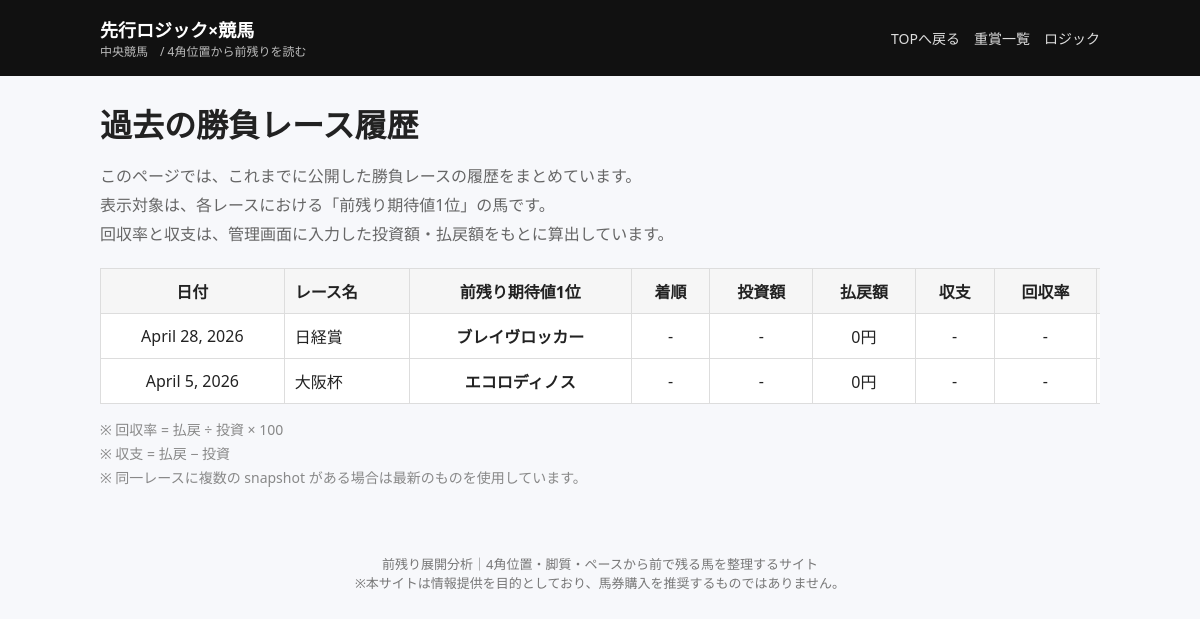
Before: /races/ with the older database file.
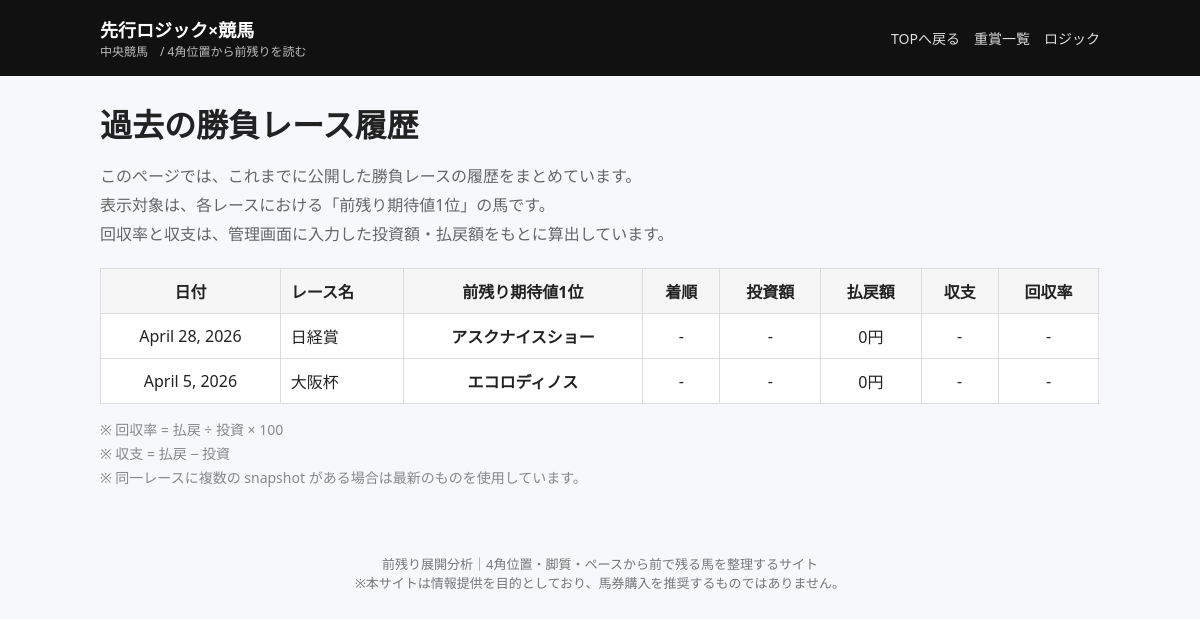
After: the same page with the newer database file.
### keibaapp_1/models.py (models this page shows, shortened)
class Race(models.Model):
    GRADE_CHOICES = [("G1", "G1"), ("G2", "G2"), ("G3", "G3")]
    name = models.CharField(max_length=100)
    race_date = models.DateField()
    course = models.CharField(max_length=100)  # 例：東京 ダ1600
    grade = models.CharField(max_length=2, choices=GRADE_CHOICES)
    track_condition = models.CharField(max_length=10, blank=True, default="")  # 良/稍/重/不
    pace = models.CharField(max_length=1, blank=True, default="")  # S/M/H
    pace_comment = models.CharField(max_length=100, blank=True, default="")
    is_featured_this_week = models.BooleanField(default=False)
    created_at = models.DateTimeField(auto_now_add=True)

class EntryAnalysisSnapshot(models.Model):
    RUN_STYLE_CHOICES = [
        ("NIGE", "逃げ"),
        ("SENKO", "先行"),
        ("KOUI", "好位"),
        ("SASHI", "差し"),
        ("OIKOMI", "追込"),
        ("UNKNOWN", "不明"),
    ]
    race_snapshot = models.ForeignKey(
        RaceAnalysisSnapshot,
        on_delete=models.CASCADE,
        related_name="entry_snapshots"
    )
    horse_entry = models.ForeignKey(
        HorseEntry,
        on_delete=models.SET_NULL,
        null=True,
        blank=True,
        related_name="analysis_snapshots"
    )
    horse_name = models.CharField(max_length=100)
    horse_number = models.PositiveIntegerField(null=True, blank=True)
    gate = models.PositiveIntegerField(null=True, blank=True)
    jockey = models.CharField(max_length=100, blank=True, default="")
    run_style = models.CharField(max_length=10, choices=RUN_STYLE_CHOICES, default="UNKNOWN")
    corner4_index = models.FloatField(null=True, blank=True)
    agari_avg_rank = models.FloatField(null=True, blank=True)
    tempo_raw = models.FloatField(default=0.0)
    tempo = models.FloatField(default=0.0)
    pseudo_win_prob = models.FloatField(default=0.0)
    value_index = models.FloatField(null=True, blank=True)
    expected_odds = models.FloatField(null=True, blank=True)
    rank_by_prob = models.PositiveIntegerField(null=True, blank=True)
    rank_by_value = models.PositiveIntegerField(null=True, blank=True)
    created_at = models.DateTimeField(auto_now_add=True)

### keibaapp_1/views.py (the view)
# urls.py: path("races/", views.races_page, name="races_page"),
def races_page(request):
    cutoff_date = date(2026, 4, 5)
    races = (
        Race.objects
        .filter(race_date__gte=cutoff_date)
        .order_by("-race_date")
    )
    data = []
    for race in races:
        snapshot = (
            RaceAnalysisSnapshot.objects
            .filter(race=race)
            .order_by("-calculated_at")
            .first()
        )
        if not snapshot:
            continue
        value1 = (
            EntryAnalysisSnapshot.objects
            .filter(race_snapshot=snapshot, rank_by_value=1)
            .select_related("result_snapshot")
            .first()
        )
        result = getattr(value1, "result_snapshot", None) if value1 else None
        bet, ret = get_race_result_amounts(snapshot)
        roi = int((ret / bet) * 100) if bet else 0
        profit = ret - bet
        data.append({
            "id": race.id,
            "name": race.name,
            "race_date": race.race_date,
            "honmei": value1.horse_name if value1 else "-",
            "rank": result.finish_position if result else None,
            "bet_amount": bet,
            "return_amount": ret,
            "profit": profit,
            "roi": roi,
        })
    return render(request, "keibaapp_1/races.html", {
        "races": data
    })

### keibaapp_1/views.py (called while the page is built)
def get_race_result_amounts(snapshot):
    race_result = getattr(snapshot, "race_result", None)
    if not race_result:
        return 0, 0
    bet = race_result.bet_amount or 0
    ret = race_result.return_amount or 0
    return bet, ret

### keibaapp_1/templates/keibaapp_1/races.html (shortened to what this page needs)
{% extends "keibaapp_1/base.html" %}
{% block content %}
<h1 style="margin-bottom:10px;">過去の勝負レース履歴</h1>
<p class="history-lead">
  このページでは、これまでに公開した勝負レースの履歴をまとめています。<br>
  表示対象は、各レースにおける「前残り期待値1位」の馬です。<br>
  回収率と収支は、管理画面に入力した投資額・払戻額をもとに算出しています。
</p>
{% if races %}
<div class="history-table-wrap">
  <table class="history-table">
    <thead>
      <tr>
        <th class="text-center">日付</th>
        <th class="text-left">レース名</th>
        <th class="text-center">前残り期待値1位</th>
        <th class="text-center">着順</th>
        <th class="text-center">投資額</th>
        <th class="text-center">払戻額</th>
        <th class="text-center">収支</th>
        <th class="text-center">回収率</th>
        <th class="text-center">リンク</th>
      </tr>
    </thead>
    <tbody>
      {% for r in races %}
      <tr>
        <td class="text-center">
          {{ r.race_date }}
        </td>
        <td class="text-left">
          {{ r.name }}
        </td>
        <td class="text-center horse-name">
          {{ r.honmei }}
        </td>
        <td class="text-center">
          {% if r.rank %}
            {{ r.rank }}着
          {% else %}
            -
          {% endif %}
        </td>
        <td class="text-center">
          {% if r.bet_amount %}
            {{ r.bet_amount }}円
          {% else %}
            -
          {% endif %}
        </td>
        <td class="text-center">
          {{ r.return_amount|default:0 }}円
        </td>
        <td class="text-center">
          {% if r.bet_amount %}
            {% if r.profit > 0 %}
              <span class="profit-plus">+{{ r.profit }}円</span>
            {% elif r.profit < 0 %}
              <span class="profit-minus">{{ r.profit }}円</span>
            {% else %}
              <span>0円</span>
            {% endif %}
          {% else %}
            -
          {% endif %}
        </td>
        <td class="text-center">
          {% if r.bet_amount %}
            {% if r.roi >= 100 %}
              <span class="roi-plus">{{ r.roi }}%</span>
            {% else %}
              <span class="roi-minus">{{ r.roi }}%</span>
            {% endif %}
          {% else %}
            -
          {% endif %}
        </td>
        <td class="text-center">
        </td>
      </tr>
      {% endfor %}
    </tbody>
  </table>
</div>
<p class="history-note">
  ※ 回収率 = 払戻 ÷ 投資 × 100<br>
  ※ 収支 = 払戻 − 投資<br>
  ※ 同一レースに複数の snapshot がある場合は最新のものを使用しています。
</p>
{% else %}
<p>まだ履歴はありません。</p>
{% endif %}
{% endblock %}

Changed rows visible on the page:
no longer on this page (row unchanged): EntryAnalysisSnapshot: honmei "ブレイヴロッカー"
added EntryAnalysisSnapshot: honmei "アスクナイスショー"
Other visible differences:
new list line: "April 28, 2026 日経賞"
new list line: "- - 0 円 - -"
list line gone: "April 28, 2026 日経賞"
list line gone: "- - 0 円 - -"
